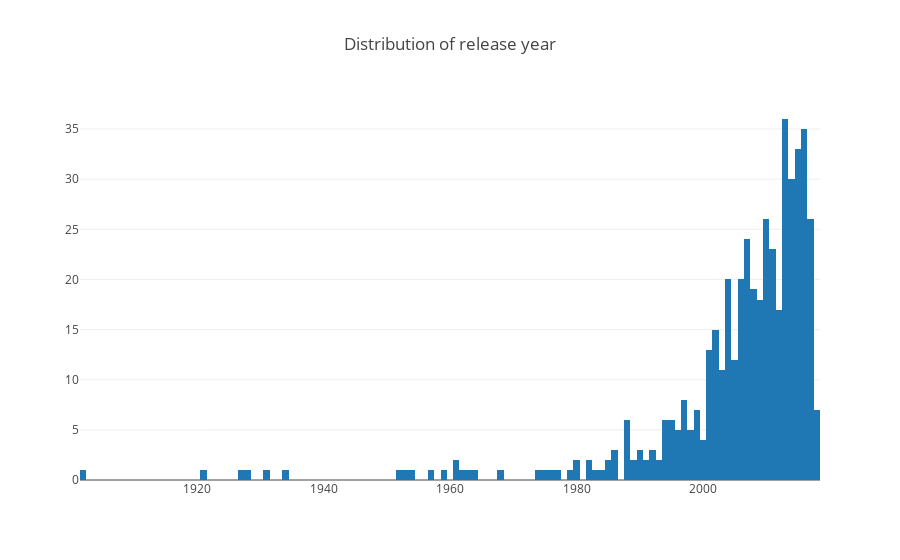

Notebook source saved alongside this figure:
### Code cell
release_year = rating['Year']
release_year_hist = go.Histogram(
    x = release_year.values,
    y = release_year.index,
    xbins = dict(
        size = 1
    )
)
data = [release_year_hist]
layout = go.Layout(
    title = 'Distribution of release year'
)
fig = go.Figure(data = data, layout = layout)
fig['layout']
py.iplot(fig)

### Figure 1 — Plotly figure (JSON) as saved in the notebook; plotly's stock layout.template omitted (floating-point values rounded to 4 significant figures; data arrays with more than 128 entries replaced by an {"elided": "..."} marker saying what was removed)
{"data": [{"type": "histogram", "uid": "fa798306-f114-11e8-ab93-9a00083654c0", "x": {"elided": "477 int values"}, "xbins": {"size": 1}, "y": {"elided": "477 int values"}}], "layout": {"title": "Distribution of release year"}}
